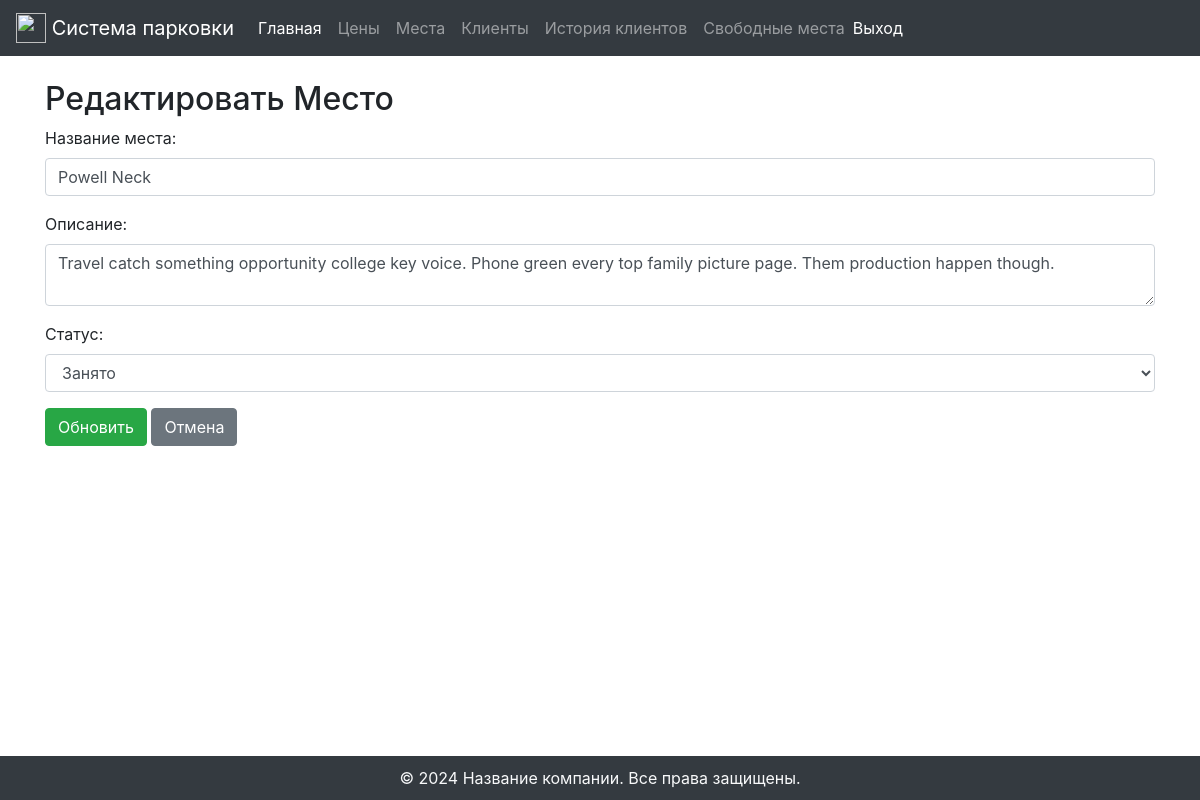
The page /seats/3005/ (signed in) on the database its author committed.
### pages/models.py (models this page shows, shortened)
class Seat(models.Model):
    place_name = models.CharField(max_length=255)  # The max_length should be defined based on your varchar requirements
    explanation = models.TextField(null=True, blank=True)  # The question mark indicates that this field can be null
    status = models.BooleanField(default=False)  # New status field with default set to False

### pages/seats_views.py (the view)
# urls.py: path('seats/<int:pk>/', SeatUpdateView.as_view(), name='seat-update'),
@method_decorator(staff_member_required_or_404, name='dispatch')
class SeatUpdateView(UpdateView):
    model = Seat
    fields = ['place_name', 'explanation']
    template_name = 'seats/seat_form.html'
    success_url = reverse_lazy('seat-list')

### pages/requireds.py (called while the page is built)
def staff_member_required_or_404(view_func):
    def _wrapped_view(request, *args, **kwargs):
        if request.user.is_staff:
            return view_func(request, *args, **kwargs)
        else:
            return HttpResponseNotFound('Not found')
    return _wrapped_view

### templates/seats/seat_form.html (shortened to what this page needs)
{% extends 'base.html' %}
{% block content %}
<h2>{% if object %}Редактировать Место{% else %}Новое Место{% endif %}</h2>
<form method="post">
    <div class="form-group">
        <label for="id_place_name">Название места:</label>
        <input type="text" name="place_name" id="id_place_name" class="form-control" value="{{ object.place_name }}" required>
    </div>
    <div class="form-group">
        <label for="id_explanation">Описание:</label>
        <textarea name="explanation" id="id_explanation" class="form-control">{{ object.explanation }}</textarea>
    </div>
    <div class="form-group">
        <label for="id_status">Статус:</label>
        <select name="status" id="id_status" class="form-control" required>
            <option value="1" {% if object.status %}selected{% endif %}>Занято</option>
        </select>
    </div>
    <button type="submit" class="btn btn-success">{{ object|yesno:"Обновить,Создать" }}</button>
    <a href="{% url 'seat-list' %}" class="btn btn-secondary">Отмена</a>
</form>
{% endblock %}

### templates/base.html (style rules this page uses)
body, html { height: 100%; }

### rows shown on the page
Seat: place_name "Powell Neck", explanation "Travel catch something opportunity college key voice. Phone green every top family picture page. Them production happen though.", status "Занято"

### other values the page prints
{{ object|yesno:"Обновить,Создать" }} "Обновить"
